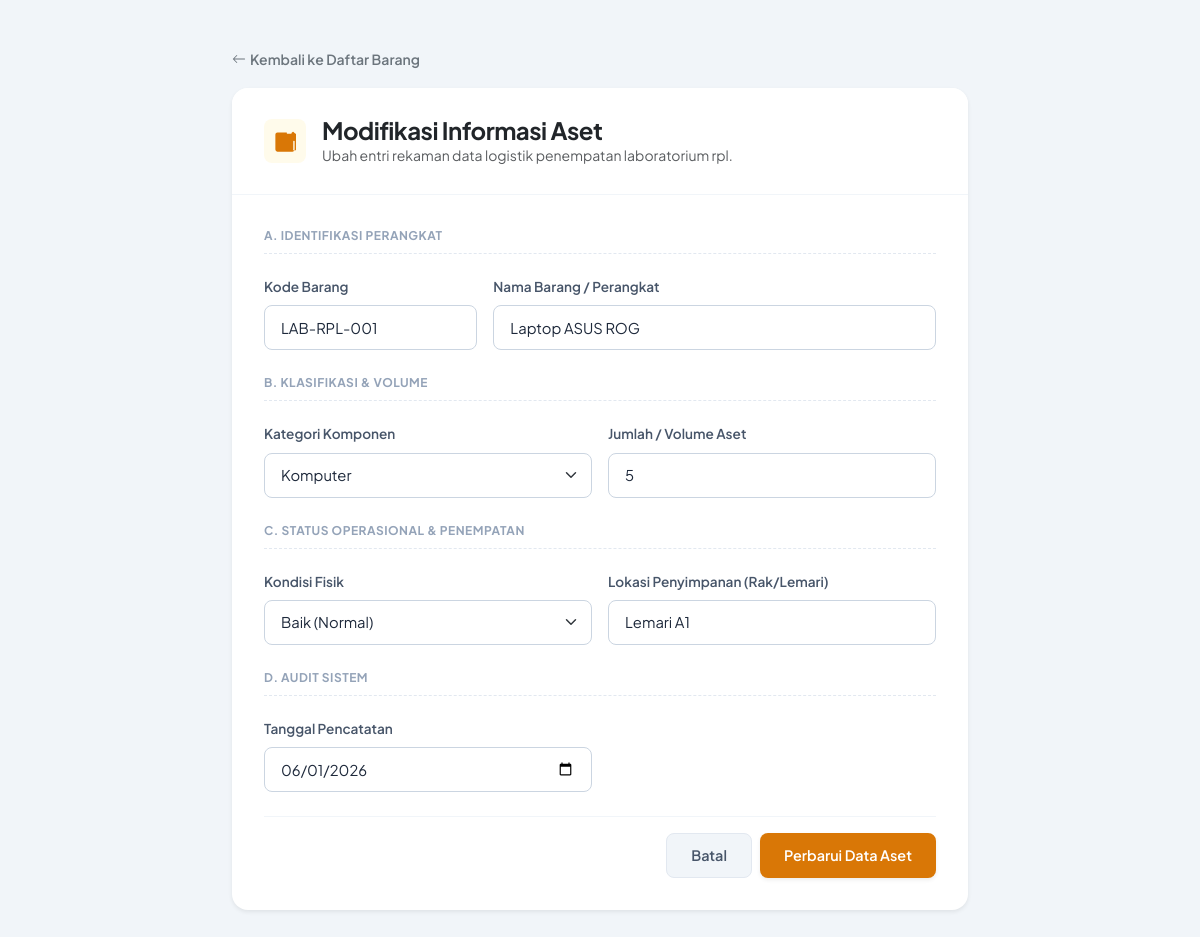
The page /barang/edit.php?id=2 (signed in) on the database its author committed.
### tables this page shows
CREATE TABLE `barang` (
  `id` int NOT NULL,
  `user_id` int NOT NULL,
  `nama_barang` varchar(100) NOT NULL,
  `kode_barang` varchar(50) NOT NULL,
  `kategori` varchar(100) NOT NULL,
  `jumlah` int NOT NULL,
  `kondisi` varchar(50) NOT NULL,
  `lokasi` varchar(100) NOT NULL,
  `tanggal_input` date NOT NULL,
  `created_at` timestamp NULL DEFAULT NULL,
  `updated_at` timestamp NULL DEFAULT NULL
);

### barang/edit.php (the view, shortened to what this page needs)
<?php
include '../config/database.php';
$id = intval($_GET['id']);
$user_id = $_SESSION['user_id'];
$query = mysqli_query($conn, "SELECT * FROM barang WHERE id=$id AND user_id=$user_id");
$data = mysqli_fetch_assoc($query);
?>
<!DOCTYPE html>
<html lang="id">
<head>
    <link href="https://cdn.jsdelivr.net/npm/bootstrap@5.3.0/dist/css/bootstrap.min.css" rel="stylesheet">
</head>
<body>
<div class="container main-container">
    <div class="row justify-content-center">
        <div class="col-lg-8 col-md-10">
            <div class="mb-3">
                <a href="index.php" class="text-decoration-none small fw-semibold text-secondary d-inline-flex align-items-center">
                    <svg xmlns="http://www.w3.org/2000/svg" width="14" height="14" fill="currentColor" class="bi bi-arrow-left me-1" viewBox="0 0 16 16">
                        <path fill-rule="evenodd" d="M15 8a.5.5 0 0 0-.5-.5H2.707l3.147-3.146a.5.5 0 1 0-.708-.708l-4 4a.5.5 0 0 0 0 .708l4 4a.5.5 0 0 0 .708-.708L2.707 8.5H14.5A.5.5 0 0 0 15 8z"/>
                    </svg> Kembali ke Daftar Barang
                </a>
            </div>
            <div class="card form-card shadow-sm">
                <div class="form-header d-flex align-items-center">
                    <div class="p-2.5 rounded-3 me-3" style="background-color: #fffbeb; color: #d97706; border-radius: 10px; padding: 10px;">
                    </div>
                    <div>
                        <h4 class="fw-bold text-dark mb-0" style="letter-spacing: -0.5px;">Modifikasi Informasi Aset</h4>
                        <p class="text-muted small mb-0">Ubah entri rekaman data logistik penempatan laboratorium rpl.</p>
                    </div>
                </div>
                <div class="form-body">
                    <form action="update.php" method="POST">
                        <div class="section-title">A. Identifikasi Perangkat</div>
                        <div class="row g-3 mb-4">
                            <div class="col-md-4">
                                <label class="form-label">Kode Barang</label>
                                <input type="text" name="kode_barang" class="form-control" value="<?= htmlspecialchars($data['kode_barang']); ?>" required>
                            </div>
                            <div class="col-md-8">
                                <label class="form-label">Nama Barang / Perangkat</label>
                                <input type="text" name="nama_barang" class="form-control" value="<?= htmlspecialchars($data['nama_barang']); ?>" required>
                            </div>
                        </div>
                        <div class="section-title">B. Klasifikasi & Volume</div>
                        <div class="row g-3 mb-4">
                            <div class="col-md-6">
                                <label class="form-label">Kategori Komponen</label>
                                <select name="kategori" class="form-select" required>
                                    <option value="Komputer" <?= $data['kategori'] == 'Komputer' ? 'selected' : ''; ?>>Komputer</option>
                                </select>
                            </div>
                            <div class="col-md-6">
                                <label class="form-label">Jumlah / Volume Aset</label>
                                <input type="number" name="jumlah" class="form-control" value="<?= htmlspecialchars($data['jumlah']); ?>" min="1" required>
                            </div>
                        </div>
                        <div class="section-title">C. Status Operasional & Penempatan</div>
                        <div class="row g-3 mb-4">
                            <div class="col-md-6">
                                <label class="form-label">Kondisi Fisik</label>
                                <select name="kondisi" class="form-select" required>
                                    <option value="Baik" <?= $data['kondisi'] == 'Baik' ? 'selected' : ''; ?>>Baik (Normal)</option>
                                </select>
                            </div>
                            <div class="col-md-6">
                                <label class="form-label">Lokasi Penyimpanan (Rak/Lemari)</label>
                                <input type="text" name="lokasi" class="form-control" value="<?= htmlspecialchars($data['lokasi']); ?>" required>
                            </div>
                        </div>
                        <div class="section-title">D. Audit Sistem</div>
                        <div class="row g-3 mb-4">
                            <div class="col-md-6">
                                <label class="form-label">Tanggal Pencatatan</label>
                                <input type="date" name="tanggal_input" class="form-control" value="<?= htmlspecialchars($data['tanggal_input']); ?>" required>
                            </div>
                        </div>
                        <div class="d-flex justify-content-end gap-2 pt-3 border-top" style="border-top: 1px solid #f1f5f9 !important;">
                            <a href="index.php" class="btn btn-action btn-cancel">Batal</a>
                            <button type="submit" class="btn btn-action btn-update shadow-sm">Perbarui Data Aset</button>
                        </div>
                    </form>
                </div>
            </div>
        </div>
    </div>
</div>
</body>
</html>

### barang/edit.php (style rules this page uses)
body { font-family: 'Plus Jakarta Sans', sans-serif; background-color: #f1f5f9; color: #0f172a; }
.main-container { padding-top: 3rem; padding-bottom: 4rem; }
.form-card { border: none; border-radius: 16px; box-shadow: 0 4px 6px -1px rgba(0, 0, 0, 0.05), 0 10px 15px -3px rgba(0, 0, 0, 0.03); background-color: #ffffff; }
.form-header { background-color: #ffffff; border-bottom: 1px solid #f1f5f9; padding: 1.75rem 2rem; border-top-left-radius: 16px; border-top-right-radius: 16px; }
.form-body { padding: 2rem; }
.form-label { font-size: 0.85rem; font-weight: 600; color: #475569; margin-bottom: 0.5rem; }
.form-control, .form-select { padding: 0.65rem 1rem; border-color: #cbd5e1; border-radius: 8px; font-size: 0.925rem; color: #1e293b; transition: all 0.2s ease; }
.btn-action { padding: 0.65rem 1.5rem; font-weight: 600; font-size: 0.9rem; border-radius: 8px; transition: all 0.2s ease; }
.btn-update { background-color: #d97706; border: none; color: white; }
.btn-cancel { background-color: #f1f5f9; border: 1px solid #e2e8f0; color: #475569; }
.section-title { font-size: 0.75rem; text-transform: uppercase; letter-spacing: 0.5px; color: #94a3b8; font-weight: 700; margin-bottom: 1.25rem; border-bottom: 1px dashed #e2e8f0; padding-bottom: 0.5rem; }

### rows shown on the page
barang: kode_barang "LAB-RPL-001", nama_barang "Laptop ASUS ROG", kategori "Komputer", jumlah "5", kondisi "Baik (Normal)", lokasi "Lemari A1", tanggal_input "06/01/2026"
